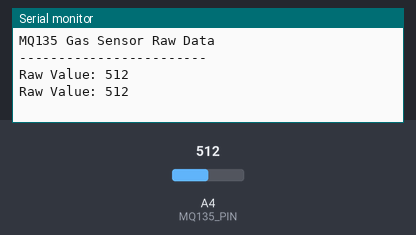
Recording of a sketch running on a simulated Arduino Uno, built with avr-gcc and run on an emulated ATmega328P. Shown: the last lines printed to the serial monitor. The test bench sets the inputs (shaded band); at power-on: A4 (MQ135_PIN) = 512.

Above: at 1.8 s.
1.9 s: A4 (MQ135_PIN) set to 716
At 2.4 s:
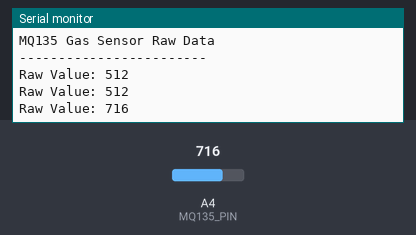
3.4 s: A4 (MQ135_PIN) set to 900
At 4.8 s:
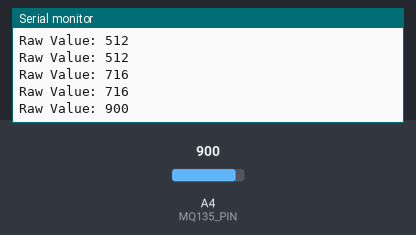
Timing chart, 0 to 6.4 s (numbered marks = the images above; inputs shaded):
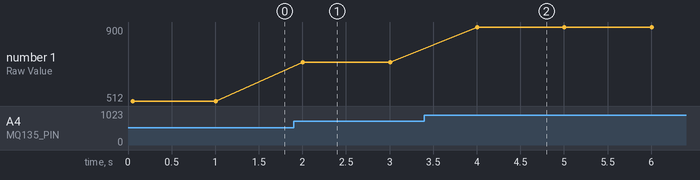

The sketch:

gas-sensor-callibriate.ino
```cpp
// Define the analog pin for MQ135 gas sensor
const int MQ135_PIN = 4;

void setup() {
  // Initialize serial communication at 9600 baud rate
  Serial.begin(9600);

  // Print header for data
  Serial.println("MQ135 Gas Sensor Raw Data");
  Serial.println("------------------------");
}

void loop() {
  // Read the raw value from the sensor
  int rawValue = analogRead(MQ135_PIN);

  // Print the raw value
  Serial.print("Raw Value: ");
  Serial.println(rawValue);

  // Add a small delay between readings (1 second)
  delay(1000);
}
```

Measured:
- after the input at 1.9 s, the serial monitor: prints a new line after 0.10 s (image 1)
- after the input at 3.4 s, the serial monitor: prints a new line after 0.61 s (image 2)
- plotted number 1: 512 → 716 after the input at 1.9 s, 716 → 900 after the input at 3.4 s
